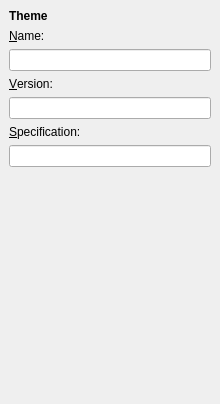
<ui version="4.0" >
 <class>Form</class>
 <widget class="QWidget" name="Form" >
  <property name="geometry" >
   <rect>
    <x>0</x>
    <y>0</y>
    <width>220</width>
    <height>404</height>
   </rect>
  </property>
  <layout class="QVBoxLayout" >
   <property name="margin" >
    <number>9</number>
   </property>
   <property name="spacing" >
    <number>6</number>
   </property>
   <item>
    <widget class="QLabel" name="label_4" >
     <property name="text" >
      <string>&lt;b>Theme&lt;/b></string>
     </property>
    </widget>
   </item>
   <item>
    <widget class="QLabel" name="label" >
     <property name="text" >
      <string>&amp;Name:</string>
     </property>
     <property name="buddy" >
      <cstring>name</cstring>
     </property>
    </widget>
   </item>
   <item>
    <widget class="QLineEdit" name="name" />
   </item>
   <item>
    <widget class="QLabel" name="label_5" >
     <property name="text" >
      <string>&amp;Version:</string>
     </property>
     <property name="buddy" >
      <cstring>version</cstring>
     </property>
    </widget>
   </item>
   <item>
    <widget class="QLineEdit" name="version" />
   </item>
   <item>
    <widget class="QLabel" name="label_3" >
     <property name="text" >
      <string>&amp;Specification:</string>
     </property>
     <property name="buddy" >
      <cstring>version</cstring>
     </property>
    </widget>
   </item>
   <item>
    <widget class="QLineEdit" name="spec" />
   </item>
   <item>
    <spacer>
     <property name="orientation" >
      <enum>Qt::Vertical</enum>
     </property>
     <property name="sizeHint" >
      <size>
       <width>202</width>
       <height>191</height>
      </size>
     </property>
    </spacer>
   </item>
  </layout>
 </widget>
 <resources/>
 <connections/>
</ui>
